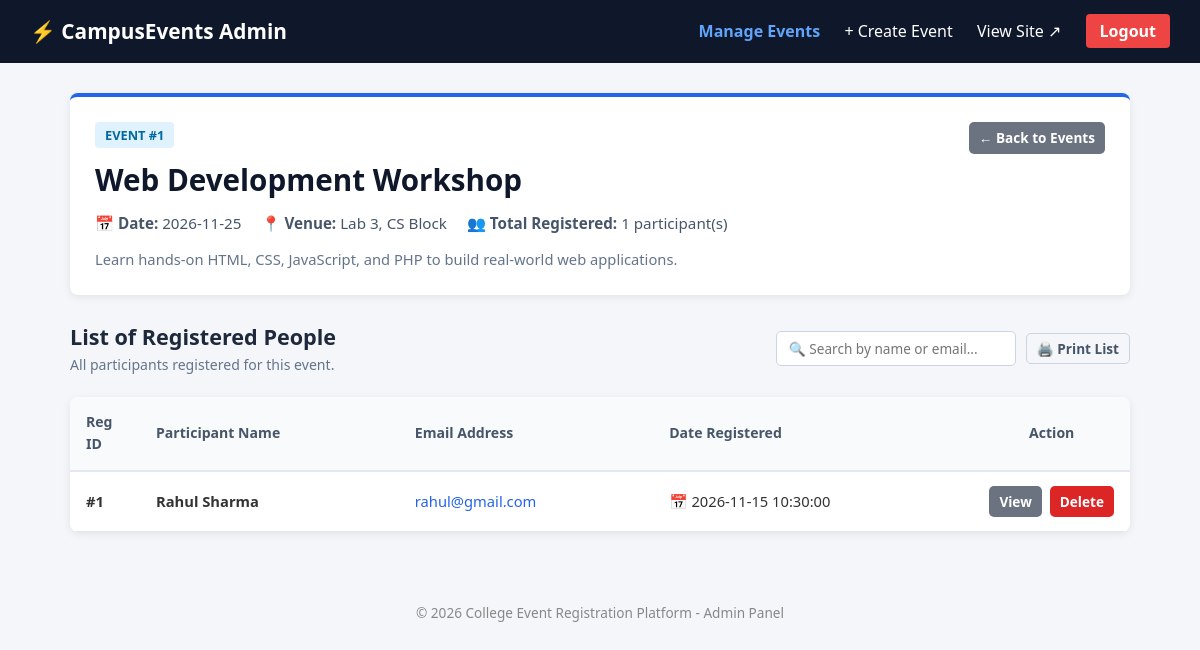
/admin_event_attendees.php?id=1 (signed in), run on the app's committed database.
### tables this page shows
CREATE TABLE IF NOT EXISTS events (
    id INT AUTO_INCREMENT PRIMARY KEY,
    name VARCHAR(255) NOT NULL,
    event_date DATE NOT NULL,
    description TEXT NOT NULL,
    venue VARCHAR(255) NOT NULL
);

CREATE TABLE IF NOT EXISTS registrations (
    id INT AUTO_INCREMENT PRIMARY KEY,
    user_id INT NULL,
    name VARCHAR(150) NOT NULL,
    email VARCHAR(150) NOT NULL,
    event_name VARCHAR(255) NOT NULL,
    date_registered TIMESTAMP DEFAULT CURRENT_TIMESTAMP
);

### admin_event_attendees.php (the view, shortened to what this page needs)
<?php
require_once 'db.php';
$event_id = isset($_GET['id']) ? intval($_GET['id']) : 0;
$stmt = $conn->prepare("SELECT * FROM events WHERE id = ?");
$stmt->bind_param("i", $event_id);
$stmt->execute();
$res = $stmt->get_result();
$event = $res->fetch_assoc();
$stmt = $conn->prepare("SELECT * FROM registrations WHERE event_name = ? ORDER BY date_registered DESC");
$stmt->bind_param("s", $event['name']);
$stmt->execute();
$regs_res = $stmt->get_result();
$registrations = [];
if ($regs_res) {
    while ($row = $regs_res->fetch_assoc()) {
        $registrations[] = $row;
    }
}
$reg_count = count($registrations);
?>
<!DOCTYPE html>
<html lang="en">
<head>
    <link rel="stylesheet" href="style.css">
</head>
<body>
<nav class="navbar" style="background-color: #0f172a;">
    <a href="admin_events.php" class="logo">⚡ CampusEvents Admin</a>
    <div class="nav-links">
        <a href="admin_events.php" style="color: #60a5fa; font-weight: 600;">Manage Events</a>
        <a href="admin_create_event.php">+ Create Event</a>
        <a href="index.php" target="_blank">View Site ↗</a>
        <a href="admin_logout.php" class="btn-admin" style="background:#ef4444; color:white !important;">Logout</a>
    </div>
</nav>
<div class="container" style="max-width: 1100px;">
    <div style="background: white; border-radius: 8px; padding: 25px; margin-bottom: 25px; box-shadow: 0 2px 8px rgba(0,0,0,0.08); border-top: 4px solid #2563eb;">
        <div style="display: flex; justify-content: space-between; align-items: flex-start; flex-wrap: wrap; gap: 15px;">
            <div>
                <span style="background: #e0f2fe; color: #0369a1; padding: 4px 10px; border-radius: 4px; font-weight: 600; font-size: 0.8rem; text-transform: uppercase;">
                    Event #<?php echo htmlspecialchars($event['id']); ?>
                </span>
                <h1 style="color: #0f172a; font-size: 1.85rem; margin-top: 8px; margin-bottom: 8px;">
                    <?php echo htmlspecialchars($event['name']); ?>
                </h1>
                <div style="display: flex; gap: 20px; flex-wrap: wrap; color: #475569; font-size: 0.95rem; margin-bottom: 12px;">
                    <span>📅 <strong>Date:</strong> <?php echo htmlspecialchars($event['event_date']); ?></span>
                    <span>📍 <strong>Venue:</strong> <?php echo htmlspecialchars($event['venue']); ?></span>
                    <span>👥 <strong>Total Registered:</strong> <?php echo $reg_count; ?> participant(s)</span>
                </div>
                <p style="color: #64748b; font-size: 0.92rem; line-height: 1.5; max-width: 800px;">
                    <?php echo nl2br(htmlspecialchars($event['description'])); ?>
                </p>
            </div>
            <div>
                <a href="admin_events.php" class="btn btn-secondary btn-sm">&larr; Back to Events</a>
            </div>
        </div>
    </div>
    <div style="display: flex; justify-content: space-between; align-items: center; flex-wrap: wrap; gap: 15px; margin-bottom: 15px;">
        <div>
            <h2 style="color: #1e293b; font-size: 1.35rem;">List of Registered People</h2>
            <p style="color: #64748b; font-size: 0.88rem;">All participants registered for this event.</p>
        </div>
        <div style="display: flex; gap: 10px; align-items: center; flex-wrap: wrap;">
            <?php if ($reg_count > 0): ?>
                <input type="text"
                       class="attendee-search-input"
                       placeholder="🔍 Search by name or email..."
                       onkeyup="filterAttendeeTable(this, 'attendeesTable')">
                <button type="button" class="btn btn-outline btn-sm" onclick="window.print()">
                    🖨️ Print List
                </button>
            <?php endif; ?>
        </div>
    </div>
    <div class="table-responsive">
        <table class="admin-table" id="attendeesTable">
            <thead>
                <tr>
                    <th style="width: 70px;">Reg ID</th>
                    <th>Participant Name</th>
                    <th>Email Address</th>
                    <th>Date Registered</th>
                    <th style="text-align: center; width: 140px;">Action</th>
                </tr>
            </thead>
            <tbody>
                <?php if ($reg_count > 0): ?>
                    <?php foreach ($registrations as $reg): ?>
                        <tr>
                            <td><strong>#<?php echo htmlspecialchars($reg['id']); ?></strong></td>
                            <td>
                                <strong><?php echo htmlspecialchars($reg['name']); ?></strong>
                            </td>
                            <td>
                                <a href="mailto:<?php echo htmlspecialchars($reg['email']); ?>" style="color: #2563eb; text-decoration: none;">
                                    <?php echo htmlspecialchars($reg['email']); ?>
                                </a>
                            </td>
                            <td>📅 <?php echo htmlspecialchars($reg['date_registered']); ?></td>
                            <td style="text-align: center;">
                                <div class="actions" style="justify-content: center;">
                                    <a href="admin_view.php?id=<?php echo $reg['id']; ?>&event_id=<?php echo $event['id']; ?>" class="btn btn-secondary btn-sm" title="View card">
                                        View
                                    </a>
                                    <a href="admin_delete.php?id=<?php echo $reg['id']; ?>&event_id=<?php echo $event['id']; ?>"
                                       class="btn btn-danger btn-sm"
                                       onclick="return confirmDelete('registration for <?php echo htmlspecialchars(addslashes($reg['name'])); ?>');"
                                       title="Delete registration">
                                        Delete
                                    </a>
                                </div>
                            </td>
                        </tr>
                    <?php endforeach; ?>
                <?php endif; ?>
            </tbody>
        </table>
    </div>
</div>
<footer>
    &copy; <?php echo date('Y'); ?> College Event Registration Platform - Admin Panel
</footer>
</body>
</html>

### style.css (style rules this page uses)
* { box-sizing: border-box; margin: 0; padding: 0; font-family: 'Segoe UI', Tahoma, Geneva, Verdana, sans-serif; }
body { background-color: #f4f6f9; color: #333; line-height: 1.6; }
.navbar { background-color: #1e3a8a; color: white; padding: 15px 30px; display: flex; justify-content: space-between; align-items: center; }
.navbar .logo { font-size: 1.3rem; font-weight: bold; color: white; text-decoration: none; }
.navbar .nav-links a { color: white; text-decoration: none; margin-left: 20px; font-weight: 500; }
.btn-admin { background-color: #f59e0b; padding: 6px 14px; border-radius: 4px; color: #1e3a8a !important; font-weight: bold !important; }
.container { max-width: 1000px; margin: 30px auto; padding: 0 20px; }
.btn { display: inline-block; padding: 10px 18px; background-color: #2563eb; color: white; text-decoration: none; border: none; border-radius: 5px; font-size: 0.95rem; cursor: pointer; font-weight: 600; text-align: center; }
.btn-secondary { background-color: #6b7280; }
.btn-danger { background-color: #dc2626; }
.btn-outline { background-color: transparent; border: 1px solid #cbd5e1; color: #475569; }
.btn-sm { padding: 5px 10px; font-size: 0.85rem; }
.table-responsive { background: white; border-radius: 8px; box-shadow: 0 2px 8px rgba(0,0,0,0.08); overflow-x: auto; margin-top: 20px; }
table.admin-table { width: 100%; border-collapse: collapse; text-align: left; }
table.admin-table th { background-color: #f8fafc; padding: 14px 16px; border-bottom: 2px solid #e2e8f0; color: #475569; font-size: 0.88rem; }
table.admin-table td { padding: 14px 16px; border-bottom: 1px solid #e2e8f0; font-size: 0.92rem; }
.actions { display: flex; gap: 8px; }
.attendee-search-input { padding: 7px 12px; border: 1px solid #cbd5e1; border-radius: 5px; font-size: 0.85rem; width: 240px; max-width: 100%; }
footer { text-align: center; margin-top: 50px; padding: 20px; color: #888; font-size: 0.85rem; }

### data on the page
events: id "1", name "Web Development Workshop", event_date "2026-11-25", venue "Lab 3, CS Block", description "Learn hands-on HTML, CSS, JavaScript, and PHP to build real-world web applications."
registrations: id "1", name "Rahul Sharma", email "rahul@gmail.com", date_registered "2026-11-15 10:30:00"

### other printed values
$reg_count "1"
